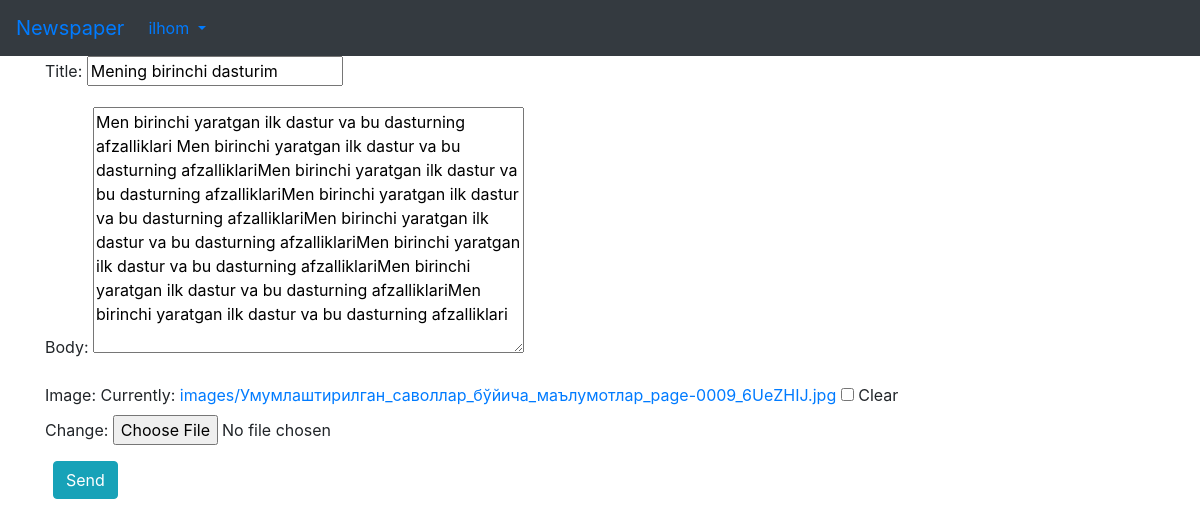
The page /articles/7/update (signed in) on the database its author committed.
### users/models.py (models this page shows)
class CustomUser(AbstractUser):#customuser degan user shabloni yaratebmiz
    age=models.PositiveIntegerField(null=True, blank=True)
    address=models.CharField(max_length=200)
    job=models.CharField(max_length=50)

### articles/models.py (models this page shows, shortened)
class Article(models.Model):
    title=models.CharField(max_length=255)
    body=models.TextField()
    image=models.ImageField(upload_to='images/', blank=True)
    date=models.DateTimeField(auto_now_add=True)
    author=models.ForeignKey(
        get_user_model(),
        on_delete=models.CASCADE
    )

### articles/views.py (the view)
# urls.py: path('<int:pk>/update', ArticleUpdateView.as_view(), name='article_edit'),
class ArticleUpdateView(LoginRequiredMixin, UserPassesTestMixin, UpdateView):
    model=Article
    fields=('title', 'body', 'image')
    template_name='article_edit.html'
    login_url='login'
    success_url=reverse_lazy('article_list')
    def test_func(self):
        obj=self.get_object()
        return obj.author==self.request.user

### templates/article_edit.html (shortened to what this page needs)
{% extends 'base.html' %}
{% block content %}
<form action="" method="post" enctype="multipart/form-data">{% csrf_token %}
    {{form.as_p}}
    <button type="submit" class="btn btn-info ml-2">Send</button>
</form>
{% endblock %}

### templates/base.html (shortened to what this page needs)
<!DOCTYPE html>
<html lang="en">
<head>
    <link rel="stylesheet" href="https://cdn.jsdelivr.net/npm/bootstrap@4.0.0/dist/css/bootstrap.min.css"
>
</head>
<body>
    <nav class="navbar navbar-expand-lg navbar-white bg-dark">
        <a class="navbar-brand" href="{% url 'home' %}">Newspaper</a>
        <div class="collapse navbar-collapse" id="navbar-collapse">
            {% if user.is_authenticated %}
            <ul class="navbar-nav mr-auto">
                <li class="nav-item dropdown">
                    <a class="nav-link dropdown-toggle" href="#" id="userMenu" role="button" data-toggle="dropdown"
                        aria-haspopup="true" aria-expanded="false">
                        {{user.username}}
                    </a>
                </li>
            </ul>
            {% else %}
            <form class="form-inline ml-auto">
                <a href="{% url 'login' %}" class="btn btn-outline-secondary">Log In</a>
                <a href="{% url 'signup' %}" class="btn btn-primary ml-2">Ro'yxatdan o'tkazish</a>
            </form>
            {% endif %}
        </div>
    </nav>
    <div class="container">
        {% block content %}
        {% endblock %}
    </div>
</body>
</html>

### rows shown on the page
CustomUser: username "ilhom"
Article: title "Mening birinchi dasturim", body "Men birinchi yaratgan ilk dastur va bu dasturning afzalliklari Men birinchi yaratgan ilk dastur va bu dasturning afzalliklariMen birinchi yaratgan ilk dastur va bu dasturning afzalliklariMen birinchi yaratgan ilk dastur va bu dasturning afzalliklariMen birinchi yaratgan ilk dastur va bu dasturning afzalliklariMen birinchi yaratgan ilk dastur va bu dasturning afzalliklariMen birinchi yaratgan ilk dastur va bu dasturning afzalliklariMen birinchi yaratgan ilk dastur va bu dasturning afzalliklari"
